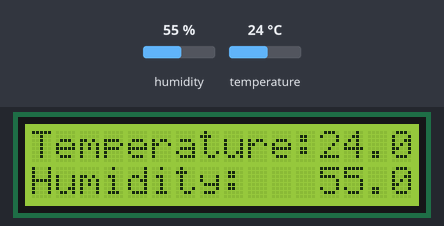
A sketch run on a simulated Arduino Uno, built with avr-gcc and run on an emulated ATmega328P. Shown: 16×2 character LCD. Inputs (shaded band) come from the test bench; at power-on: humidity 55 %, temperature 24 °C.

Above: at 1.2 s.
1.3 s: humidity set to 22 %
At 2.1 s:
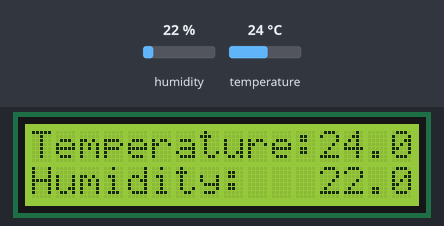
3.2 s: temperature set to 12 °C
At 4.0 s:
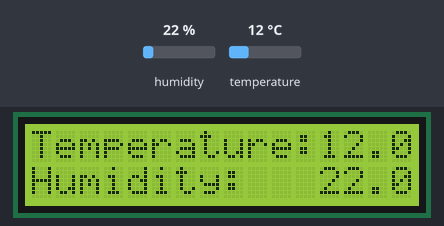
4.8 s: humidity set to 40 %
At 6.0 s:
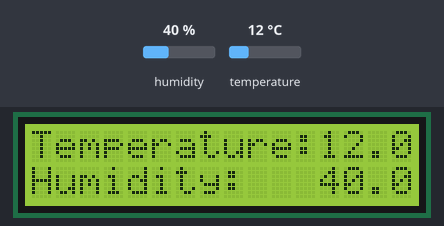
6.4 s: temperature set to 19 °C
At 7.9 s:
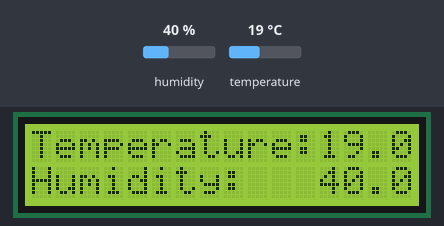
Timing chart, 0 to 9.0 s (numbered marks = the images above; inputs shaded):
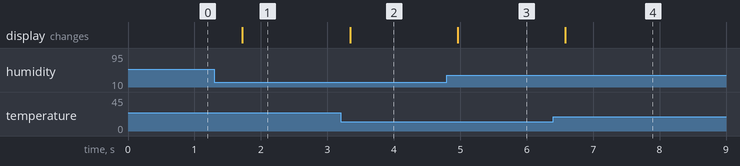

The sketch:

sketch.ino
```cpp
#include <dht.h>
#include <LiquidCrystal_I2C.h>
#define DHT22_PIN 10
dht DHT;
LiquidCrystal_I2C lcd(0x27, 16, 2);
int cursorColumn = 0;

void setup() {
  // put your setup code here, to run once:
  lcd.init();
  lcd.backlight();
}

void loop() {
  // put your main code here, to run repeatedly:
  int chk= DHT.read(DHT22_PIN);

  lcd.setCursor(0,0);
  lcd.print("Temperature: ");
  lcd.setCursor(12,0);
  lcd.print(DHT.temperature);
  lcd.setCursor(0,1);
  lcd.print("Humidity: ");
  lcd.setCursor(12,1);
  lcd.print(DHT.humidity);

  delay(500);


}
```

Measured:
- after the input at 1.3 s, the display: changes after 0.42 s (image 1)
- after the input at 3.2 s, the display: changes after 0.14 s (image 2)
- after the input at 4.8 s, the display: changes after 0.16 s (image 3)
- after the input at 6.4 s, the display: changes after 0.18 s (image 4)
